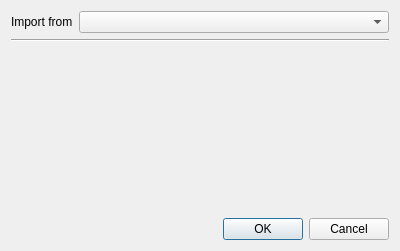
<?xml version="1.0" encoding="UTF-8"?>
<ui version="4.0">
 <class>ReosImportHydraulicStructureDialog</class>
 <widget class="QDialog" name="ReosImportHydraulicStructureDialog">
  <property name="geometry">
   <rect>
    <x>0</x>
    <y>0</y>
    <width>400</width>
    <height>251</height>
   </rect>
  </property>
  <property name="windowTitle">
   <string>Import hydraulic structure 2D</string>
  </property>
  <layout class="QVBoxLayout" name="verticalLayout">
   <item>
    <layout class="QHBoxLayout" name="horizontalLayout" stretch="0,1">
     <property name="topMargin">
      <number>0</number>
     </property>
     <item>
      <widget class="QLabel" name="label">
       <property name="text">
        <string>Import from</string>
       </property>
      </widget>
     </item>
     <item>
      <widget class="QComboBox" name="mComboImportSource"/>
     </item>
    </layout>
   </item>
   <item>
    <widget class="Line" name="line">
     <property name="orientation">
      <enum>Qt::Horizontal</enum>
     </property>
    </widget>
   </item>
   <item>
    <widget class="QScrollArea" name="scrollArea">
     <property name="frameShape">
      <enum>QFrame::NoFrame</enum>
     </property>
     <property name="frameShadow">
      <enum>QFrame::Plain</enum>
     </property>
     <property name="widgetResizable">
      <bool>true</bool>
     </property>
     <widget class="QWidget" name="mSourceWidget">
      <property name="geometry">
       <rect>
        <x>0</x>
        <y>0</y>
        <width>382</width>
        <height>160</height>
       </rect>
      </property>
      <layout class="QVBoxLayout" name="verticalLayout_2">
       <property name="leftMargin">
        <number>0</number>
       </property>
       <property name="topMargin">
        <number>0</number>
       </property>
       <property name="rightMargin">
        <number>0</number>
       </property>
       <property name="bottomMargin">
        <number>0</number>
       </property>
      </layout>
     </widget>
    </widget>
   </item>
   <item>
    <widget class="QDialogButtonBox" name="mButtonBox">
     <property name="orientation">
      <enum>Qt::Horizontal</enum>
     </property>
     <property name="standardButtons">
      <set>QDialogButtonBox::Cancel|QDialogButtonBox::Ok</set>
     </property>
    </widget>
   </item>
  </layout>
 </widget>
 <resources/>
 <connections>
  <connection>
   <sender>mButtonBox</sender>
   <signal>accepted()</signal>
   <receiver>ReosImportHydraulicStructureDialog</receiver>
   <slot>accept()</slot>
   <hints>
    <hint type="sourcelabel">
     <x>248</x>
     <y>254</y>
    </hint>
    <hint type="destinationlabel">
     <x>157</x>
     <y>274</y>
    </hint>
   </hints>
  </connection>
  <connection>
   <sender>mButtonBox</sender>
   <signal>rejected()</signal>
   <receiver>ReosImportHydraulicStructureDialog</receiver>
   <slot>reject()</slot>
   <hints>
    <hint type="sourcelabel">
     <x>316</x>
     <y>260</y>
    </hint>
    <hint type="destinationlabel">
     <x>286</x>
     <y>274</y>
    </hint>
   </hints>
  </connection>
 </connections>
</ui>
